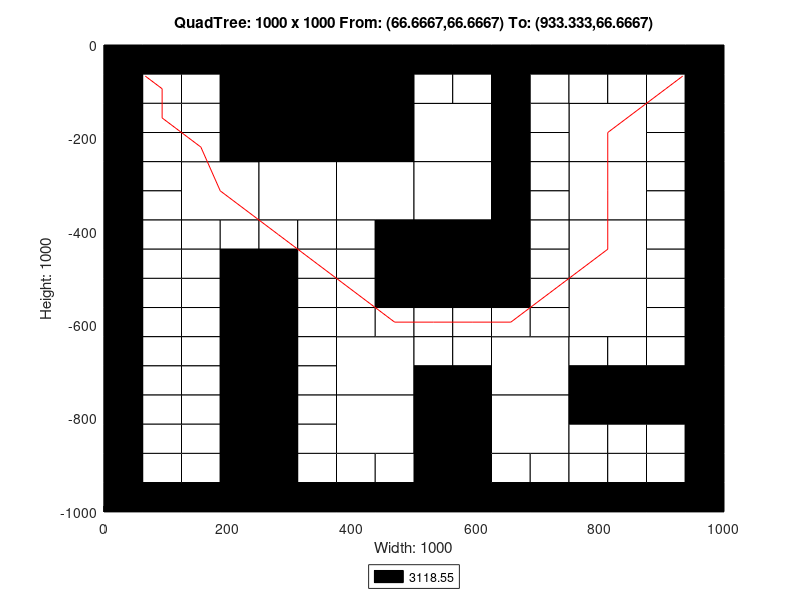

This chart was generated by the following MATLAB code:
axis([0 1000 -1000 0]);
title('QuadTree: 1000 x 1000 From: (66.6667,66.6667) To: (933.333,66.6667)');
xlabel('Width: 1000');
ylabel('Height: 1000');
rectangle('Position',[250 -250 250 250], 'FaceColor',[0 0 0]);
rectangle('Position',[125 -375 125 125], 'FaceColor',[1 1 1]);
rectangle('Position',[250 -375 125 125], 'FaceColor',[1 1 1]);
rectangle('Position',[375 -375 125 125], 'FaceColor',[1 1 1]);
rectangle('Position',[500 -250 125 125], 'FaceColor',[1 1 1]);
rectangle('Position',[750 -250 125 125], 'FaceColor',[1 1 1]);
rectangle('Position',[500 -375 125 125], 'FaceColor',[1 1 1]);
rectangle('Position',[500 -500 125 125], 'FaceColor',[0 0 0]);
rectangle('Position',[750 -375 125 125], 'FaceColor',[1 1 1]);
rectangle('Position',[750 -500 125 125], 'FaceColor',[1 1 1]);
rectangle('Position',[375 -750 125 125], 'FaceColor',[1 1 1]);
rectangle('Position',[375 -875 125 125], 'FaceColor',[1 1 1]);
rectangle('Position',[625 -750 125 125], 'FaceColor',[1 1 1]);
rectangle('Position',[750 -625 125 125], 'FaceColor',[1 1 1]);
rectangle('Position',[500 -875 125 125], 'FaceColor',[0 0 0]);
rectangle('Position',[625 -875 125 125], 'FaceColor',[1 1 1]);
rectangle('Position',[500 -1000 125 125], 'FaceColor',[0 0 0]);
rectangle('Position',[0 -62.5 62.5 62.5], 'FaceColor',[0 0 0]);
rectangle('Position',[62.5 -62.5 62.5 62.5], 'FaceColor',[0 0 0]);
rectangle('Position',[0 -125 62.5 62.5], 'FaceColor',[0 0 0]);
rectangle('Position',[62.5 -125 62.5 62.5], 'FaceColor',[1 1 1]);
rectangle('Position',[125 -62.5 62.5 62.5], 'FaceColor',[0 0 0]);
rectangle('Position',[187.5 -62.5 62.5 62.5], 'FaceColor',[0 0 0]);
rectangle('Position',[125 -125 62.5 62.5], 'FaceColor',[1 1 1]);
rectangle('Position',[187.5 -125 62.5 62.5], 'FaceColor',[0 0 0]);
rectangle('Position',[0 -187.5 62.5 62.5], 'FaceColor',[0 0 0]);
rectangle('Position',[62.5 -187.5 62.5 62.5], 'FaceColor',[1 1 1]);
rectangle('Position',[0 -250 62.5 62.5], 'FaceColor',[0 0 0]);
rectangle('Position',[62.5 -250 62.5 62.5], 'FaceColor',[1 1 1]);
rectangle('Position',[125 -187.5 62.5 62.5], 'FaceColor',[1 1 1]);
rectangle('Position',[187.5 -187.5 62.5 62.5], 'FaceColor',[0 0 0]);
rectangle('Position',[125 -250 62.5 62.5], 'FaceColor',[1 1 1]);
rectangle('Position',[187.5 -250 62.5 62.5], 'FaceColor',[0 0 0]);
rectangle('Position',[0 -312.5 62.5 62.5], 'FaceColor',[0 0 0]);
rectangle('Position',[62.5 -312.5 62.5 62.5], 'FaceColor',[1 1 1]);
rectangle('Position',[0 -375 62.5 62.5], 'FaceColor',[0 0 0]);
rectangle('Position',[62.5 -375 62.5 62.5], 'FaceColor',[1 1 1]);
rectangle('Position',[0 -437.5 62.5 62.5], 'FaceColor',[0 0 0]);
rectangle('Position',[62.5 -437.5 62.5 62.5], 'FaceColor',[1 1 1]);
rectangle('Position',[0 -500 62.5 62.5], 'FaceColor',[0 0 0]);
rectangle('Position',[62.5 -500 62.5 62.5], 'FaceColor',[1 1 1]);
rectangle('Position',[125 -437.5 62.5 62.5], 'FaceColor',[1 1 1]);
rectangle('Position',[187.5 -437.5 62.5 62.5], 'FaceColor',[1 1 1]);
rectangle('Position',[125 -500 62.5 62.5], 'FaceColor',[1 1 1]);
rectangle('Position',[187.5 -500 62.5 62.5], 'FaceColor',[0 0 0]);
rectangle('Position',[250 -437.5 62.5 62.5], 'FaceColor',[1 1 1]);
rectangle('Position',[312.5 -437.5 62.5 62.5], 'FaceColor',[1 1 1]);
rectangle('Position',[250 -500 62.5 62.5], 'FaceColor',[0 0 0]);
rectangle('Position',[312.5 -500 62.5 62.5], 'FaceColor',[1 1 1]);
rectangle('Position',[375 -437.5 62.5 62.5], 'FaceColor',[1 1 1]);
rectangle('Position',[437.5 -437.5 62.5 62.5], 'FaceColor',[0 0 0]);
rectangle('Position',[375 -500 62.5 62.5], 'FaceColor',[1 1 1]);
rectangle('Position',[437.5 -500 62.5 62.5], 'FaceColor',[0 0 0]);
rectangle('Position',[500 -62.5 62.5 62.5], 'FaceColor',[0 0 0]);
rectangle('Position',[562.5 -62.5 62.5 62.5], 'FaceColor',[0 0 0]);
rectangle('Position',[500 -125 62.5 62.5], 'FaceColor',[1 1 1]);
rectangle('Position',[562.5 -125 62.5 62.5], 'FaceColor',[1 1 1]);
rectangle('Position',[625 -62.5 62.5 62.5], 'FaceColor',[0 0 0]);
rectangle('Position',[687.5 -62.5 62.5 62.5], 'FaceColor',[0 0 0]);
rectangle('Position',[625 -125 62.5 62.5], 'FaceColor',[0 0 0]);
rectangle('Position',[687.5 -125 62.5 62.5], 'FaceColor',[1 1 1]);
rectangle('Position',[625 -187.5 62.5 62.5], 'FaceColor',[0 0 0]);
rectangle('Position',[687.5 -187.5 62.5 62.5], 'FaceColor',[1 1 1]);
rectangle('Position',[625 -250 62.5 62.5], 'FaceColor',[0 0 0]);
rectangle('Position',[687.5 -250 62.5 62.5], 'FaceColor',[1 1 1]);
rectangle('Position',[750 -62.5 62.5 62.5], 'FaceColor',[0 0 0]);
rectangle('Position',[812.5 -62.5 62.5 62.5], 'FaceColor',[0 0 0]);
rectangle('Position',[750 -125 62.5 62.5], 'FaceColor',[1 1 1]);
rectangle('Position',[812.5 -125 62.5 62.5], 'FaceColor',[1 1 1]);
rectangle('Position',[875 -62.5 62.5 62.5], 'FaceColor',[0 0 0]);
rectangle('Position',[937.5 -62.5 62.5 62.5], 'FaceColor',[0 0 0]);
rectangle('Position',[875 -125 62.5 62.5], 'FaceColor',[1 1 1]);
rectangle('Position',[937.5 -125 62.5 62.5], 'FaceColor',[0 0 0]);
rectangle('Position',[875 -187.5 62.5 62.5], 'FaceColor',[1 1 1]);
rectangle('Position',[937.5 -187.5 62.5 62.5], 'FaceColor',[0 0 0]);
rectangle('Position',[875 -250 62.5 62.5], 'FaceColor',[1 1 1]);
rectangle('Position',[937.5 -250 62.5 62.5], 'FaceColor',[0 0 0]);
rectangle('Position',[625 -312.5 62.5 62.5], 'FaceColor',[0 0 0]);
rectangle('Position',[687.5 -312.5 62.5 62.5], 'FaceColor',[1 1 1]);
rectangle('Position',[625 -375 62.5 62.5], 'FaceColor',[0 0 0]);
rectangle('Position',[687.5 -375 62.5 62.5], 'FaceColor',[1 1 1]);
rectangle('Position',[625 -437.5 62.5 62.5], 'FaceColor',[0 0 0]);
rectangle('Position',[687.5 -437.5 62.5 62.5], 'FaceColor',[1 1 1]);
rectangle('Position',[625 -500 62.5 62.5], 'FaceColor',[0 0 0]);
rectangle('Position',[687.5 -500 62.5 62.5], 'FaceColor',[1 1 1]);
rectangle('Position',[875 -312.5 62.5 62.5], 'FaceColor',[1 1 1]);
rectangle('Position',[937.5 -312.5 62.5 62.5], 'FaceColor',[0 0 0]);
rectangle('Position',[875 -375 62.5 62.5], 'FaceColor',[1 1 1]);
rectangle('Position',[937.5 -375 62.5 62.5], 'FaceColor',[0 0 0]);
rectangle('Position',[875 -437.5 62.5 62.5], 'FaceColor',[1 1 1]);
rectangle('Position',[937.5 -437.5 62.5 62.5], 'FaceColor',[0 0 0]);
rectangle('Position',[875 -500 62.5 62.5], 'FaceColor',[1 1 1]);
rectangle('Position',[937.5 -500 62.5 62.5], 'FaceColor',[0 0 0]);
rectangle('Position',[0 -562.5 62.5 62.5], 'FaceColor',[0 0 0]);
rectangle('Position',[62.5 -562.5 62.5 62.5], 'FaceColor',[1 1 1]);
rectangle('Position',[0 -625 62.5 62.5], 'FaceColor',[0 0 0]);
rectangle('Position',[62.5 -625 62.5 62.5], 'FaceColor',[1 1 1]);
rectangle('Position',[125 -562.5 62.5 62.5], 'FaceColor',[1 1 1]);
rectangle('Position',[187.5 -562.5 62.5 62.5], 'FaceColor',[0 0 0]);
rectangle('Position',[125 -625 62.5 62.5], 'FaceColor',[1 1 1]);
rectangle('Position',[187.5 -625 62.5 62.5], 'FaceColor',[0 0 0]);
rectangle('Position',[0 -687.5 62.5 62.5], 'FaceColor',[0 0 0]);
rectangle('Position',[62.5 -687.5 62.5 62.5], 'FaceColor',[1 1 1]);
rectangle('Position',[0 -750 62.5 62.5], 'FaceColor',[0 0 0]);
rectangle('Position',[62.5 -750 62.5 62.5], 'FaceColor',[1 1 1]);
rectangle('Position',[125 -687.5 62.5 62.5], 'FaceColor',[1 1 1]);
rectangle('Position',[187.5 -687.5 62.5 62.5], 'FaceColor',[0 0 0]);
rectangle('Position',[125 -750 62.5 62.5], 'FaceColor',[1 1 1]);
rectangle('Position',[187.5 -750 62.5 62.5], 'FaceColor',[0 0 0]);
rectangle('Position',[250 -562.5 62.5 62.5], 'FaceColor',[0 0 0]);
rectangle('Position',[312.5 -562.5 62.5 62.5], 'FaceColor',[1 1 1]);
rectangle('Position',[250 -625 62.5 62.5], 'FaceColor',[0 0 0]);
rectangle('Position',[312.5 -625 62.5 62.5], 'FaceColor',[1 1 1]);
rectangle('Position',[375 -562.5 62.5 62.5], 'FaceColor',[1 1 1]);
rectangle('Position',[437.5 -562.5 62.5 62.5], 'FaceColor',[0 0 0]);
rectangle('Position',[375 -625 62.5 62.5], 'FaceColor',[1 1 1]);
rectangle('Position',[437.5 -625 62.5 62.5], 'FaceColor',[1 1 1]);
rectangle('Position',[250 -687.5 62.5 62.5], 'FaceColor',[0 0 0]);
rectangle('Position',[312.5 -687.5 62.5 62.5], 'FaceColor',[1 1 1]);
rectangle('Position',[250 -750 62.5 62.5], 'FaceColor',[0 0 0]);
rectangle('Position',[312.5 -750 62.5 62.5], 'FaceColor',[1 1 1]);
rectangle('Position',[0 -812.5 62.5 62.5], 'FaceColor',[0 0 0]);
rectangle('Position',[62.5 -812.5 62.5 62.5], 'FaceColor',[1 1 1]);
rectangle('Position',[0 -875 62.5 62.5], 'FaceColor',[0 0 0]);
rectangle('Position',[62.5 -875 62.5 62.5], 'FaceColor',[1 1 1]);
rectangle('Position',[125 -812.5 62.5 62.5], 'FaceColor',[1 1 1]);
rectangle('Position',[187.5 -812.5 62.5 62.5], 'FaceColor',[0 0 0]);
rectangle('Position',[125 -875 62.5 62.5], 'FaceColor',[1 1 1]);
rectangle('Position',[187.5 -875 62.5 62.5], 'FaceColor',[0 0 0]);
rectangle('Position',[0 -937.5 62.5 62.5], 'FaceColor',[0 0 0]);
rectangle('Position',[62.5 -937.5 62.5 62.5], 'FaceColor',[1 1 1]);
rectangle('Position',[0 -1000 62.5 62.5], 'FaceColor',[0 0 0]);
rectangle('Position',[62.5 -1000 62.5 62.5], 'FaceColor',[0 0 0]);
rectangle('Position',[125 -937.5 62.5 62.5], 'FaceColor',[1 1 1]);
rectangle('Position',[187.5 -937.5 62.5 62.5], 'FaceColor',[0 0 0]);
rectangle('Position',[125 -1000 62.5 62.5], 'FaceColor',[0 0 0]);
rectangle('Position',[187.5 -1000 62.5 62.5], 'FaceColor',[0 0 0]);
rectangle('Position',[250 -812.5 62.5 62.5], 'FaceColor',[0 0 0]);
rectangle('Position',[312.5 -812.5 62.5 62.5], 'FaceColor',[1 1 1]);
rectangle('Position',[250 -875 62.5 62.5], 'FaceColor',[0 0 0]);
rectangle('Position',[312.5 -875 62.5 62.5], 'FaceColor',[1 1 1]);
rectangle('Position',[250 -937.5 62.5 62.5], 'FaceColor',[0 0 0]);
rectangle('Position',[312.5 -937.5 62.5 62.5], 'FaceColor',[1 1 1]);
rectangle('Position',[250 -1000 62.5 62.5], 'FaceColor',[0 0 0]);
rectangle('Position',[312.5 -1000 62.5 62.5], 'FaceColor',[0 0 0]);
rectangle('Position',[375 -937.5 62.5 62.5], 'FaceColor',[1 1 1]);
rectangle('Position',[437.5 -937.5 62.5 62.5], 'FaceColor',[1 1 1]);
rectangle('Position',[375 -1000 62.5 62.5], 'FaceColor',[0 0 0]);
rectangle('Position',[437.5 -1000 62.5 62.5], 'FaceColor',[0 0 0]);
rectangle('Position',[500 -562.5 62.5 62.5], 'FaceColor',[0 0 0]);
rectangle('Position',[562.5 -562.5 62.5 62.5], 'FaceColor',[0 0 0]);
rectangle('Position',[500 -625 62.5 62.5], 'FaceColor',[1 1 1]);
rectangle('Position',[562.5 -625 62.5 62.5], 'FaceColor',[1 1 1]);
rectangle('Position',[625 -562.5 62.5 62.5], 'FaceColor',[0 0 0]);
rectangle('Position',[687.5 -562.5 62.5 62.5], 'FaceColor',[1 1 1]);
rectangle('Position',[625 -625 62.5 62.5], 'FaceColor',[1 1 1]);
rectangle('Position',[687.5 -625 62.5 62.5], 'FaceColor',[1 1 1]);
rectangle('Position',[500 -687.5 62.5 62.5], 'FaceColor',[1 1 1]);
rectangle('Position',[562.5 -687.5 62.5 62.5], 'FaceColor',[1 1 1]);
rectangle('Position',[500 -750 62.5 62.5], 'FaceColor',[0 0 0]);
rectangle('Position',[562.5 -750 62.5 62.5], 'FaceColor',[0 0 0]);
rectangle('Position',[875 -562.5 62.5 62.5], 'FaceColor',[1 1 1]);
rectangle('Position',[937.5 -562.5 62.5 62.5], 'FaceColor',[0 0 0]);
rectangle('Position',[875 -625 62.5 62.5], 'FaceColor',[1 1 1]);
rectangle('Position',[937.5 -625 62.5 62.5], 'FaceColor',[0 0 0]);
rectangle('Position',[750 -687.5 62.5 62.5], 'FaceColor',[1 1 1]);
rectangle('Position',[812.5 -687.5 62.5 62.5], 'FaceColor',[1 1 1]);
rectangle('Position',[750 -750 62.5 62.5], 'FaceColor',[0 0 0]);
rectangle('Position',[812.5 -750 62.5 62.5], 'FaceColor',[0 0 0]);
rectangle('Position',[875 -687.5 62.5 62.5], 'FaceColor',[1 1 1]);
rectangle('Position',[937.5 -687.5 62.5 62.5], 'FaceColor',[0 0 0]);
rectangle('Position',[875 -750 62.5 62.5], 'FaceColor',[0 0 0]);
rectangle('Position',[937.5 -750 62.5 62.5], 'FaceColor',[0 0 0]);
rectangle('Position',[625 -937.5 62.5 62.5], 'FaceColor',[1 1 1]);
rectangle('Position',[687.5 -937.5 62.5 62.5], 'FaceColor',[1 1 1]);
rectangle('Position',[625 -1000 62.5 62.5], 'FaceColor',[0 0 0]);
rectangle('Position',[687.5 -1000 62.5 62.5], 'FaceColor',[0 0 0]);
rectangle('Position',[750 -812.5 62.5 62.5], 'FaceColor',[0 0 0]);
rectangle('Position',[812.5 -812.5 62.5 62.5], 'FaceColor',[0 0 0]);
rectangle('Position',[750 -875 62.5 62.5], 'FaceColor',[1 1 1]);
rectangle('Position',[812.5 -875 62.5 62.5], 'FaceColor',[1 1 1]);
rectangle('Position',[875 -812.5 62.5 62.5], 'FaceColor',[0 0 0]);
rectangle('Position',[937.5 -812.5 62.5 62.5], 'FaceColor',[0 0 0]);
rectangle('Position',[875 -875 62.5 62.5], 'FaceColor',[1 1 1]);
rectangle('Position',[937.5 -875 62.5 62.5], 'FaceColor',[0 0 0]);
rectangle('Position',[750 -937.5 62.5 62.5], 'FaceColor',[1 1 1]);
rectangle('Position',[812.5 -937.5 62.5 62.5], 'FaceColor',[1 1 1]);
rectangle('Position',[750 -1000 62.5 62.5], 'FaceColor',[0 0 0]);
rectangle('Position',[812.5 -1000 62.5 62.5], 'FaceColor',[0 0 0]);
rectangle('Position',[875 -937.5 62.5 62.5], 'FaceColor',[1 1 1]);
rectangle('Position',[937.5 -937.5 62.5 62.5], 'FaceColor',[0 0 0]);
rectangle('Position',[875 -1000 62.5 62.5], 'FaceColor',[0 0 0]);
rectangle('Position',[937.5 -1000 62.5 62.5], 'FaceColor',[0 0 0]);
X=[933.333,906.25,812.5,812.5,812.5,718.75,656.25,593.75,531.25,468.75,406.25,343.75,281.25,187.5,156.25,93.75,93.75,66.6667];
Y=[-66.6667,-93.75,-187.5,-312.5,-437.5,-531.25,-593.75,-593.75,-593.75,-593.75,-531.25,-468.75,-406.25,-312.5,-218.75,-156.25,-93.75,-66.6667];
hold on;
plot(X,Y,'r');
legend('3118.55','Location','southoutside');
